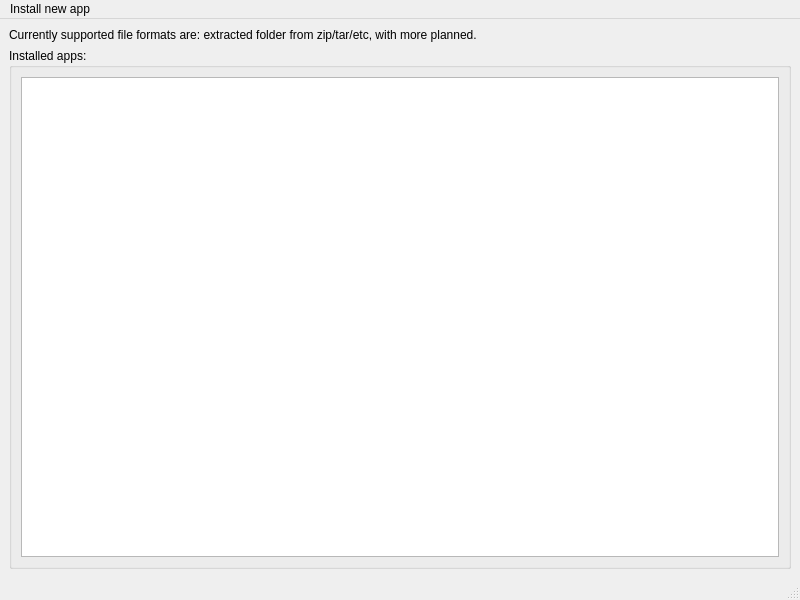
<?xml version="1.0" encoding="UTF-8"?>
<ui version="4.0">
 <class>MainWindow</class>
 <widget class="QMainWindow" name="MainWindow">
  <property name="geometry">
   <rect>
    <x>0</x>
    <y>0</y>
    <width>800</width>
    <height>600</height>
   </rect>
  </property>
  <property name="windowTitle">
   <string>MainWindow</string>
  </property>
  <widget class="QWidget" name="centralwidget">
   <layout class="QVBoxLayout" name="verticalLayout">
    <item>
     <widget class="QLabel" name="label">
      <property name="sizePolicy">
       <sizepolicy hsizetype="Minimum" vsizetype="Maximum">
        <horstretch>0</horstretch>
        <verstretch>0</verstretch>
       </sizepolicy>
      </property>
      <property name="text">
       <string>&lt;html&gt;&lt;head/&gt;&lt;body&gt;&lt;p&gt;Currently supported file formats are: extracted folder from zip/tar/etc, with more planned.&lt;/p&gt;&lt;/body&gt;&lt;/html&gt;</string>
      </property>
      <property name="wordWrap">
       <bool>true</bool>
      </property>
     </widget>
    </item>
    <item>
     <widget class="QGroupBox" name="groupBox_2">
      <property name="title">
       <string>Installed apps:</string>
      </property>
      <layout class="QGridLayout" name="gridLayout">
       <item row="0" column="0">
        <widget class="QListWidget" name="apps_list"/>
       </item>
      </layout>
     </widget>
    </item>
   </layout>
  </widget>
  <widget class="QMenuBar" name="menuBar">
   <property name="geometry">
    <rect>
     <x>0</x>
     <y>0</y>
     <width>800</width>
     <height>30</height>
    </rect>
   </property>
   <widget class="QMenu" name="menuInstall_new_app">
    <property name="title">
     <string>Install new app</string>
    </property>
    <addaction name="install_file"/>
    <addaction name="install_folder"/>
   </widget>
   <addaction name="menuInstall_new_app"/>
  </widget>
  <widget class="QStatusBar" name="statusbar"/>
  <action name="actionentry_A">
   <property name="text">
    <string>entry A</string>
   </property>
  </action>
  <action name="actionEntry_B">
   <property name="text">
    <string>Entry B </string>
   </property>
  </action>
  <action name="actionpart_c">
   <property name="text">
    <string>part c</string>
   </property>
  </action>
  <action name="install_file">
   <property name="text">
    <string>Install from zip/tar file</string>
   </property>
  </action>
  <action name="install_folder">
   <property name="text">
    <string>Install from extracted folder</string>
   </property>
  </action>
 </widget>
 <resources/>
 <connections/>
</ui>
